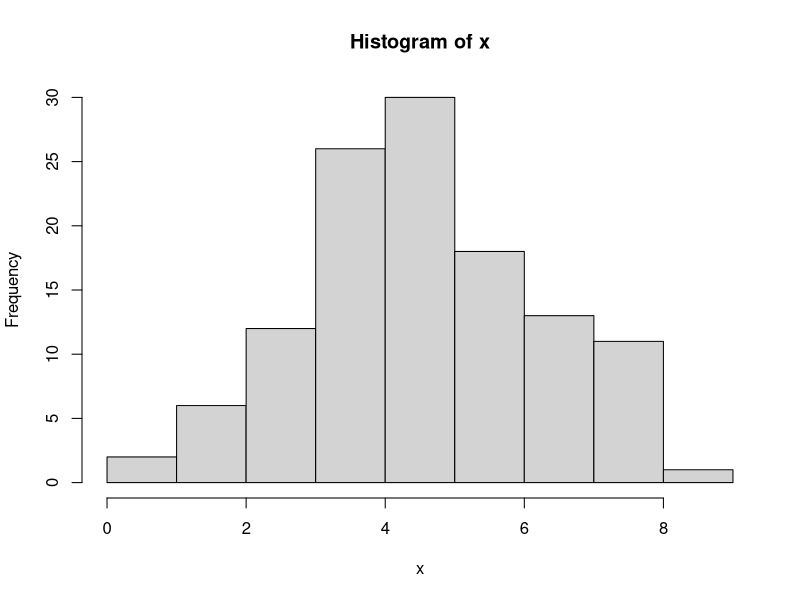
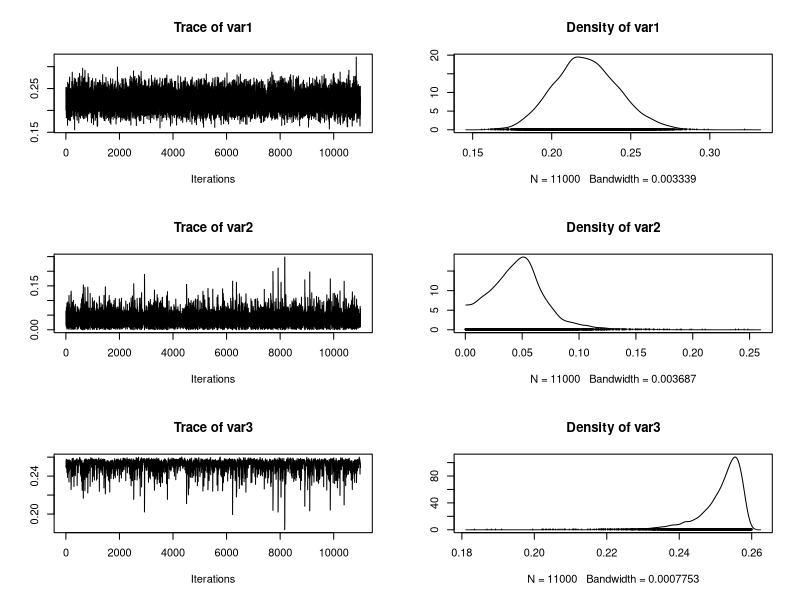
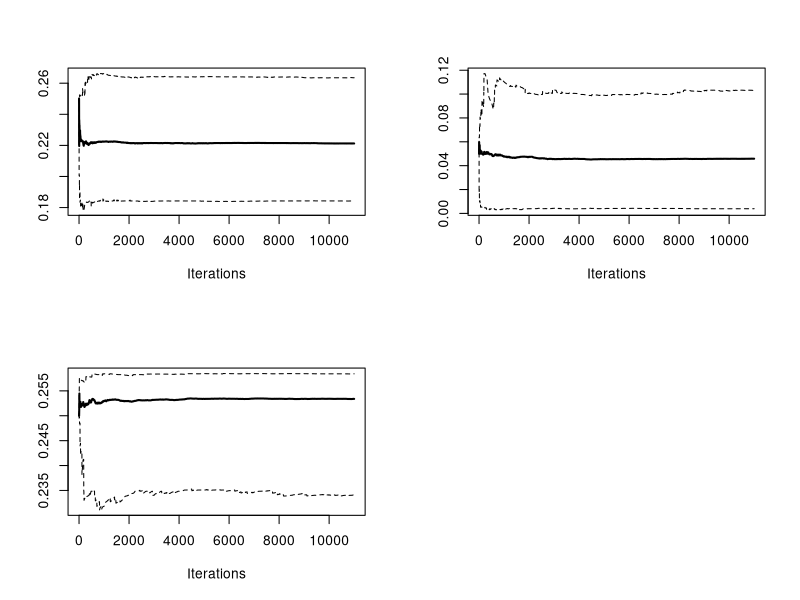
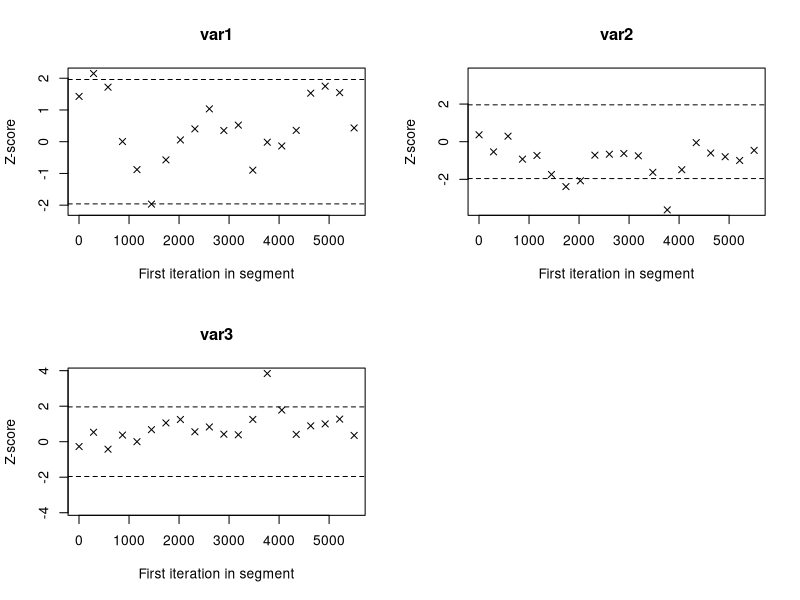
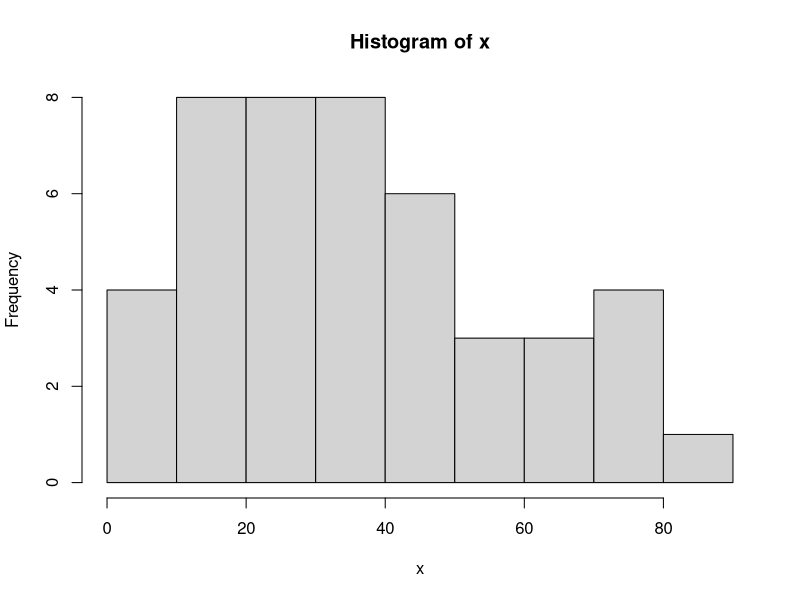

Recreate these plots in R, in order.
##################################################
##################projeto 3
##################################################
##################################################
#Goncalo Freitas - 98012
##############################
#Tiago Alvim - 95584
##############################
#Vasco Costa - 97746
##############################


###########################################################################
#exercicio 1
###########################################################################
set.seed(21)
install.packages("coda")
library(coda)

x<-c(4.0,4.1,3.9,4.4,3.2,4.0,3.7,4.2,4.5,4.3,3.6,1.9,3.3,1.9,2.9,2.7,2.4,2.9,
3.8,3.5,2.7,3.9,2.8,3.3,2.9,3.8,4.4,5.1,5.2,7.2,6.2,4.8,4.0,2.7,4.4,3.4,4.2,
4.8,5.3,4.5,4.1,4.0,2.9,0.8,5.2,7.3,5.1,5.3,7.1,8.1,7.8,6.9,7.5,6.0,5.0,5.3,
4.8,4.3,5.8,4.6,4.5,4.1,4.6,6.4,6.3,6.2,6.2,6.8,7.5,7.4,7.0,6.7,7.5,6.1,5.7,
5.4,5.3,4.0,3.7,2.5,0.8,1.3,3.3,4.1,5.7,4.3,3.5,3.8,2.0,3.8,4.1,1.8,3.0,4.7,
6.2,6.0,5.3,4.4,3.4,4.7,4.5,3.7,4.3,1.6,2.9,3.6,3.7,3.9,4.6,5.0,5.3,4.7,6.5, 
5.7,5.8,8.0,7.4,6.1,7.6)

# histograma dos dados
hist(x)

#valores iniciais dos parâmetros
n<-length(x)
N<-11000   #11000    7000       
M<-matrix(0,N,3)   

M[1,1]<- alfa0 <- 0.25
M[1,2]<- gama0 <- 0.05
M[1,3]<- rho0 <- 0.25 

#S0
x0<-x[2:n]
S0<-sum(x0)
#S1
x1<-x[1:(n-1)]
S1<-sum(x1)

f <- function(u,b,d){
    	((log(  1+(exp(b*d) - 1 ) * u )) / b)*(((log(  1+(exp(b*d) - 1 ) * u )) / b)>0)*
(((log(  1+(exp(b*d) - 1 ) * u )) / b)<d)  
}

for(i in 2:N){ #numero de simulacoes
    alfa = rgamma(1,n,S0-M[i-1,3]-(n-1)*M[i-1,2])
    M[i,1] = alfa
    
    gama_star = min(x[2:n]-M[i-1,3]*x[1:n-1]) #e o que esta no enunciado
    gama=NaN
    while(is.nan(gama)){ # pode dar nan ao usar a exponencial nas restricoes por isso um ciclo ate se obter um valor valido
        u = runif(1,0,1)
        gama = f(u,(n-1)*alfa,gama_star) #usa se o alfa ja deste ciclo
    }
    M[i,2] = gama

    rho_star = min(1,(x[2:n]-gama)/(x[1:n-1])) #usa-se o gama ja deste ciclo tambem
    rho = NaN
    while(is.nan(rho)){ # pode dar nan ao usar a exponencial nas restricoes 
        rho = f(u,alfa*S1,rho_star)
    }
    M[i,3] = rho
}

M

colMeans(M, dims = 1)
colMeans(M[3000:N,], dims = 1)
summary(M[3000:N,])
sd(M[3000:N,1])
sd(M[3000:N,2])
sd(M[3000:N,3])
var(M[3000:N,])
#mcmc(M)
plot(mcmc(M))
#---------- plot dos percentis (evolution)
cumuplot(mcmc(M))
geweke.diag(mcmc(M))#valor do teste (compare means)
geweke.plot(mcmc(M),frac1=0.1,frac2=0.5,auto.layout = TRUE)

###########################################################################
#exercicio 2
###########################################################################
#c
########################

# Nota: como os valores de x são fixos não faz sentido repetir o processo algumas vezes
	
# Instalação do pacote stats4, necessário
install.packages("stats4")
library(stats4)

# Ficheiro 'caudais.txt'
x = c(23.8,8.5,44.8,51.0,4.8,19.1,47.8,25.4,14.3,66.2,37.0,48.6,28.3,21.0,72.5,28.3,7.9,47.1,64.4,10.7,19.6,19.0,16.9,22.7,
            65.3,33.3,31.0,14.2,7.3,73.4,44.8,50.2,40.4,57.6,32.6,24.0,31.0,73.4,33.9,84.0,17.0,23.7,74.7,31.2,33.1)

# histograma dos dados
hist(x)


# Estimativa inicial de sigma e mu
sigma_i = sqrt(6)/pi * sd(x)                    #valor inicial de sigma para estimativa
sigma_i
mu_i = mean(x) - 0.5772*sigma_i                 #valor inicial de mu para estimativa
mu_i

#################### Uniroot ####################

obj = function(sigma,n,x){
mu = sigma*log(n/sum(exp(-x/sigma)))
return (-sum( -mu*exp((mu-x)/sigma)/sigma^2+x*exp((mu-x)/sigma)/sigma^2-(x-mu)/sigma^2  )-n/sigma )
}

n=length(x)
u = uniroot(obj,lower=5,upper=100,n=n,x=x)
iter = u$iter
# Cálculo das estimativas
sigma.hat = u$root
sigma.hat

mu.hat = sigma.hat*log(n/sum(exp(-x/sigma.hat)))
mu.hat

# Cálculo dos Erros relativos
err.sigma = abs(sigma_i - sigma.hat)/sigma_i * 100
err.sigma

err.mu = abs(mu_i - mu.hat)/mu_i * 100
err.mu



#################### Optimize ####################

# como é 2 dimensões não se usa a função optimize, como nas aulas, mas sim a optim - Ref : https://www.graduatetutor.com/uncategorized/optimization-using-r-programming/
# optim command minimizes a given function, so we need to consider -L* (slide 13)

logL = function(par){# - log-verosimilhança , ie, -L*
	sigma = par[1]
	mu = par[2]
    var = (x-mu)/sigma
	Loglik = ( -length(x)*log(sigma) - sum( var + exp(- var ) ) )
	return( - Loglik)
}

optim(c(sigma_i,mu_i), logL)

# Cálculo das estimativas
sigma.hat = optim(c(sigma_i,mu_i), logL)$par[1]
sigma.hat

mu.hat = optim(c(sigma_i,mu_i), logL)$par[2]
mu.hat

# Cálculo dos Erros relativos
err.sigma = abs(sigma_i - sigma.hat)/sigma_i * 100
err.sigma

err.mu = abs(mu_i - mu.hat)/mu_i * 100
err.mu

# Cálculo dos intervalos de confiança (95%) - Ref : https://rstudio-pubs-static.s3.amazonaws.com/107801_2785d7d7a49744539ef21eaaebe4fe5a.html
parameter.fits = optim(c(sigma_i,mu_i), logL, hessian = T)
hessian <- parameter.fits$hessian
hessian.inv <- solve(hessian)
parameter.se <- sqrt(diag(hessian.inv))
parameter.se

# intervalo - sigma
sigma.low = sigma.hat - 1.96 * parameter.se[1]
sigma.upp = sigma.hat + 1.96 * parameter.se[1]

sigma.low
sigma.upp

# intervalo - mu
mu.low = mu.hat - 1.96 * parameter.se[2]
mu.upp = mu.hat + 1.96 * parameter.se[2]

mu.low
mu.upp

########################
#d
########################

caudais = c(23.8,8.5,44.8,51.0,4.8,19.1,47.8,25.4,14.3,66.2,37.0,48.6,28.3,21.0,72.5,28.3,7.9,47.1,64.4,10.7,19.6,19.0,16.9,22.7,
            65.3,33.3,31.0,14.2,7.3,73.4,44.8,50.2,40.4,57.6,32.6,24.0,31.0,73.4,33.9,84.0,17.0,23.7,74.7,31.2,33.1)

sigma_i = sqrt(6)/pi * sd(caudais)

m<-20000   #chain length
aquecimento<-m/4 #burn-in
set.seed(21)            # seed para obter sempre os  mesmos valores

verosimilhanca = function(caudais,sigma,mu){
	return ((1/sigma)^length(caudais)*prod(exp(-(caudais-mu)/sigma-exp(-(caudais-mu)/sigma))))
}


x = numeric(m)
x[1]<-runif(1,0,100)
x[1]
u<-runif(m,0,1)
k=0
for (i in 2:m){
	xt<-x[i-1]
    	y<-rchisq(1,df=xt) # proponent distribution 
	
 	num<-verosimilhanca(caudais,sigma_i,y)*dchisq(xt,df=y)

	den<-verosimilhanca(caudais,sigma_i,xt)*dchisq(y,df=xt)

    if (u[i]<=min(num/den,1)){
   		x[i]<-y
    }
    else{
        x[i]<-xt  #y os rejected
	  k<-k+1
	}
}
print( (k/m)*100 )	# % de rejeições
mean(x[aquecimento:m]) #estimativa


# Cálculo do Erro relativo
mu_i = mean(caudais) - 0.5772*sigma_i  # valor que se pretende estimar
mu_i

mu.hat = mean(x[aquecimento:m])    #estimativa

err = abs(mu_i - mu.hat)/mu_i * 100
err